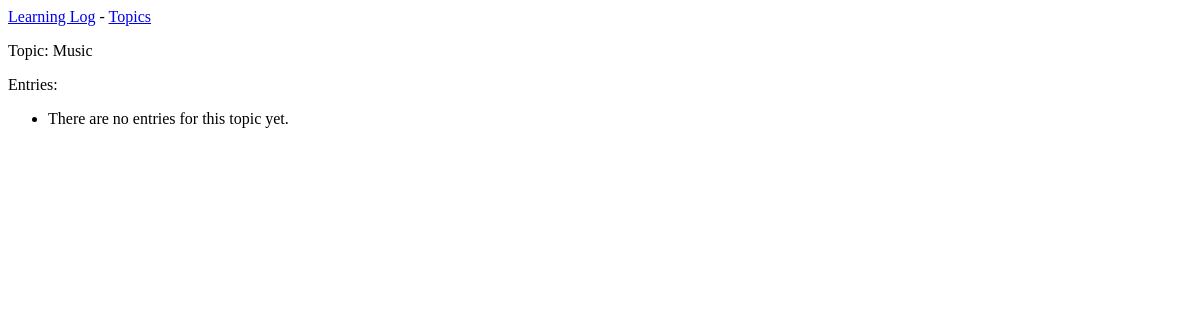
The page /topics/1/ on the database as committed earlier.
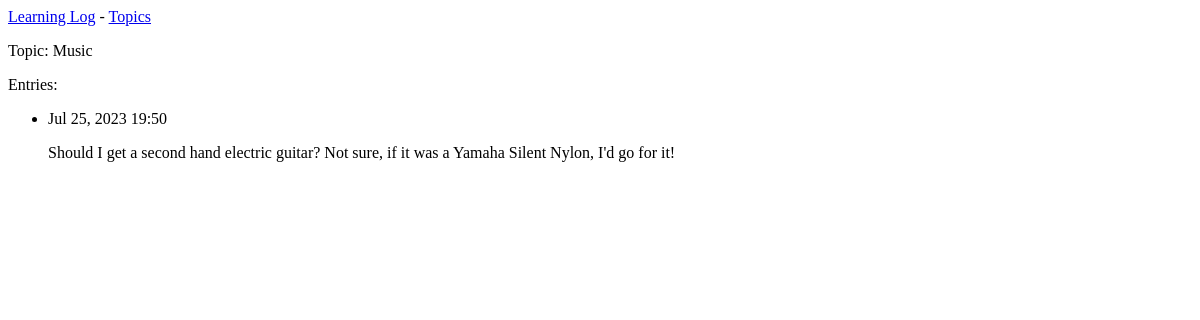
The same page on the database as committed later.
### learning_log_app/models.py (models this page shows, shortened)
class Entry(models.Model):
    topic = models.ForeignKey(Topic, on_delete=models.CASCADE)
    text = models.TextField()
    date_added = models.DateTimeField(auto_now_add=True)
    class Meta:
        verbose_name_plural = "entries"

### learning_log_app/views.py (the view)
# urls.py: path('topics/<int:topic_id>/', views.topic, name='topic'),
def topic(request, topic_id):
    topic = Topic.objects.get(id=topic_id)
    entries = topic.entry_set.order_by('-date_added')
    context = {'topic': topic, 'entries': entries}
    return render(request, 'learning_log_app/topic.html', context)

### learning_log_app/templates/learning_log_app/topic.html
{% extends 'learning_log_app/base.html' %}
{% block content %}
<p>Topic: {{ topic.text }}</p>
<p>Entries:</p>
<ul>
    {% for entry in entries %}
    <li>
        <p>{{ entry.date_added|date:'M d, Y H:i' }}</p>
        <p>{{ entry.text|linebreaks }}</p>
    </li>
    {% empty %}
    <li>There are no entries for this topic yet.</li>
    {% endfor %}
</ul>
{% endblock content %}

Rows that differ between the two databases and show on the page:
added Entry: date_added "Jul 25, 2023 19:50", text "Should I get a second hand electric guitar? Not sure, if it was a Yamaha Silent Nylon, I'd go for it!"
Other text that changed with them:
text no longer shown: "There are no entries for this topic yet."
